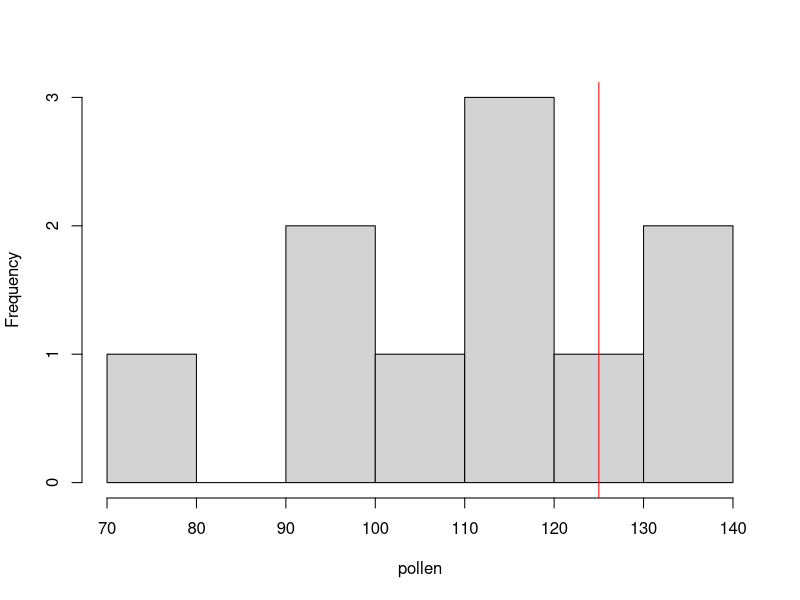
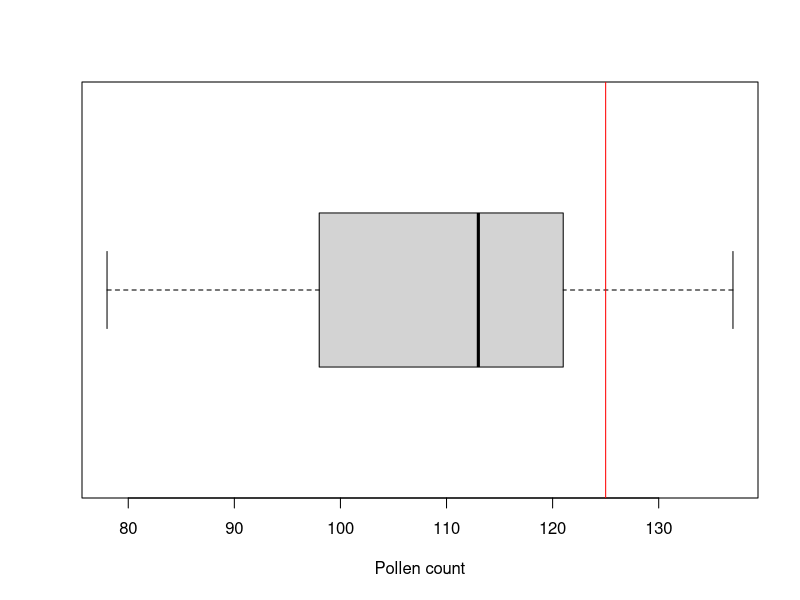

Write the R code that produced these figures, in order.
# One sample t-tests
# http://environmentalcomputing.net/one-sample-t-test/

pollen <- c(94,135,78,98,137,114,114,101,112,121)
t.test(pollen, mu = 125)


############################################################
#                 Assumptions to check                     #
############################################################

# Normality
# The t distribution describes paramaters sampled from a normal population, so assumes 
# that the data are normally distributed. Note however that t-tests are reasonably robust 
# to violations of normality (although watch out for the influence of outliers).

# Independence
# The observations should have been sampled randomly from a defined population so that 
# sample mean is an unbiased estimate of the population mean. If individual replicates 
# are linked in any way, then the assumption of independence will be violated.


############################################################
#                Communicating the results                 #
############################################################

# Written 
# As a minimum, the observed t statistic, the p value and the number of degrees of freedom 
# should be reported. 
# For example, you could write “The mean pollen count from the footprints (109 ) was 
# significantly lower than expected if it was derived from the nearby forest with an 
# average count of 125 (t = 3.07, df = 9, P = 0.01)”.

# Visual
# Box plots or frequency histograms can be used to visualise the variation in a single variable. 
# In this example, you might use a line or arrow to indicate the single value (125) that you were 
# comparing the sample to.

hist(pollen,main=NULL)
abline(v=125,col="red")

boxplot(pollen,xlab = "Pollen count",horizontal =TRUE)
abline(v=125,col="red")

